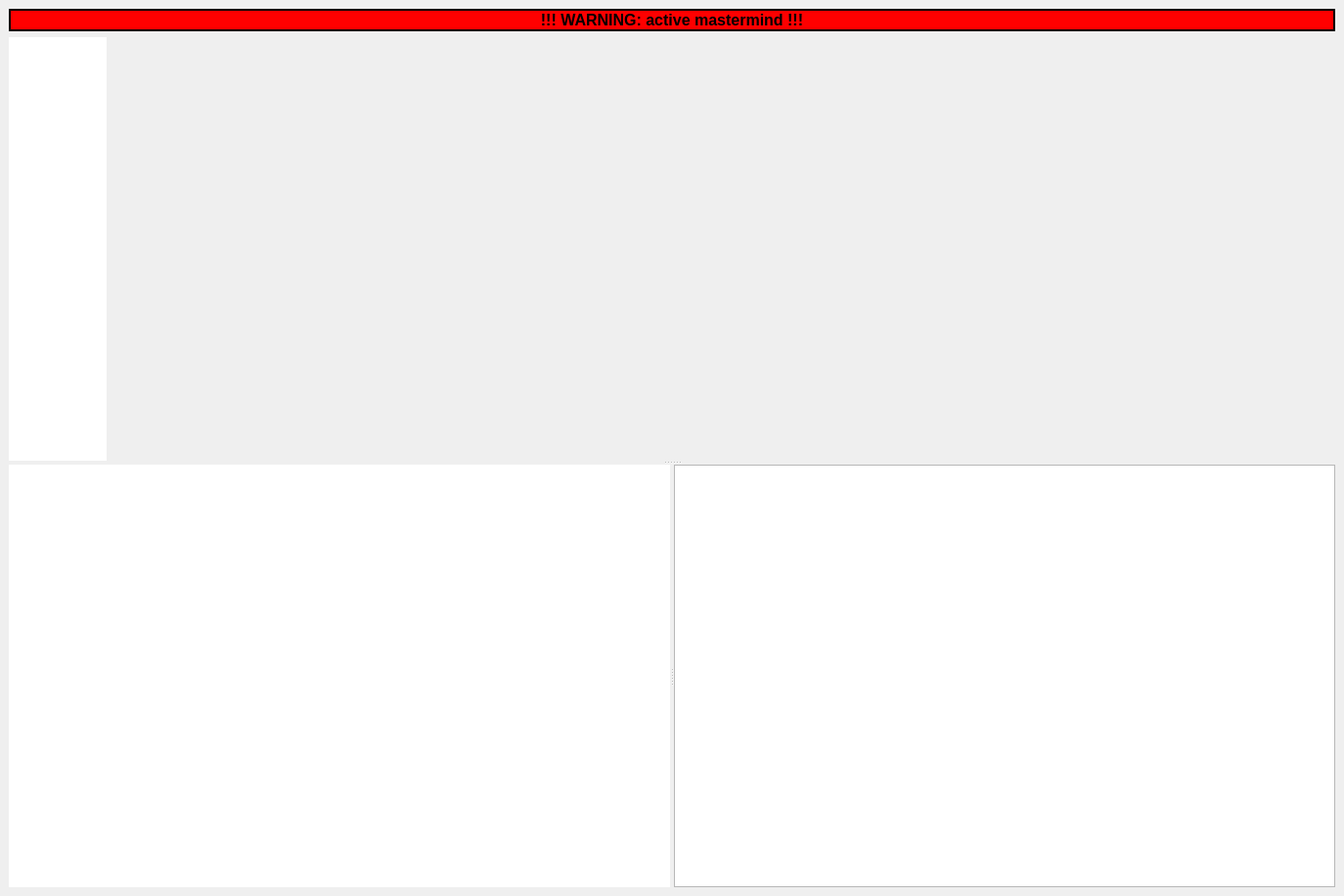
<?xml version="1.0" encoding="UTF-8"?>
<ui version="4.0">
 <class>MainWindow</class>
 <widget class="QMainWindow" name="MainWindow">
  <property name="geometry">
   <rect>
    <x>0</x>
    <y>0</y>
    <width>1374</width>
    <height>916</height>
   </rect>
  </property>
  <property name="windowTitle">
   <string>pyobs GUI</string>
  </property>
  <widget class="QWidget" name="centralwidget">
   <layout class="QVBoxLayout" name="verticalLayout">
    <item>
     <widget class="QLabel" name="labelMastermindWarning">
      <property name="palette">
       <palette>
        <active>
         <colorrole role="WindowText">
          <brush brushstyle="SolidPattern">
           <color alpha="255">
            <red>0</red>
            <green>0</green>
            <blue>0</blue>
           </color>
          </brush>
         </colorrole>
         <colorrole role="Base">
          <brush brushstyle="SolidPattern">
           <color alpha="255">
            <red>35</red>
            <green>38</green>
            <blue>41</blue>
           </color>
          </brush>
         </colorrole>
         <colorrole role="Window">
          <brush brushstyle="SolidPattern">
           <color alpha="255">
            <red>255</red>
            <green>0</green>
            <blue>0</blue>
           </color>
          </brush>
         </colorrole>
        </active>
        <inactive>
         <colorrole role="WindowText">
          <brush brushstyle="SolidPattern">
           <color alpha="255">
            <red>0</red>
            <green>0</green>
            <blue>0</blue>
           </color>
          </brush>
         </colorrole>
         <colorrole role="Base">
          <brush brushstyle="SolidPattern">
           <color alpha="255">
            <red>35</red>
            <green>38</green>
            <blue>41</blue>
           </color>
          </brush>
         </colorrole>
         <colorrole role="Window">
          <brush brushstyle="SolidPattern">
           <color alpha="255">
            <red>255</red>
            <green>0</green>
            <blue>0</blue>
           </color>
          </brush>
         </colorrole>
        </inactive>
        <disabled>
         <colorrole role="WindowText">
          <brush brushstyle="SolidPattern">
           <color alpha="255">
            <red>110</red>
            <green>113</green>
            <blue>117</blue>
           </color>
          </brush>
         </colorrole>
         <colorrole role="Base">
          <brush brushstyle="SolidPattern">
           <color alpha="255">
            <red>255</red>
            <green>0</green>
            <blue>0</blue>
           </color>
          </brush>
         </colorrole>
         <colorrole role="Window">
          <brush brushstyle="SolidPattern">
           <color alpha="255">
            <red>255</red>
            <green>0</green>
            <blue>0</blue>
           </color>
          </brush>
         </colorrole>
        </disabled>
       </palette>
      </property>
      <property name="font">
       <font>
        <pointsize>12</pointsize>
        <weight>75</weight>
        <bold>true</bold>
       </font>
      </property>
      <property name="autoFillBackground">
       <bool>true</bool>
      </property>
      <property name="frameShape">
       <enum>QFrame::Box</enum>
      </property>
      <property name="frameShadow">
       <enum>QFrame::Plain</enum>
      </property>
      <property name="lineWidth">
       <number>2</number>
      </property>
      <property name="text">
       <string>!!! WARNING: active mastermind !!!</string>
      </property>
      <property name="alignment">
       <set>Qt::AlignCenter</set>
      </property>
      <property name="margin">
       <number>0</number>
      </property>
     </widget>
    </item>
    <item>
     <widget class="QSplitter" name="splitterLog">
      <property name="orientation">
       <enum>Qt::Vertical</enum>
      </property>
      <widget class="QWidget" name="layoutWidget">
       <layout class="QHBoxLayout" name="horizontalLayout">
        <item>
         <widget class="QListWidget" name="listPages">
          <property name="sizePolicy">
           <sizepolicy hsizetype="Expanding" vsizetype="Expanding">
            <horstretch>0</horstretch>
            <verstretch>0</verstretch>
           </sizepolicy>
          </property>
          <property name="maximumSize">
           <size>
            <width>100</width>
            <height>16777215</height>
           </size>
          </property>
          <property name="frameShape">
           <enum>QFrame::NoFrame</enum>
          </property>
          <property name="iconSize">
           <size>
            <width>64</width>
            <height>64</height>
           </size>
          </property>
          <property name="viewMode">
           <enum>QListView::IconMode</enum>
          </property>
         </widget>
        </item>
        <item>
         <widget class="QSplitter" name="splitterToolBox">
          <property name="orientation">
           <enum>Qt::Horizontal</enum>
          </property>
          <widget class="QStackedWidget" name="stackedWidget">
           <property name="currentIndex">
            <number>-1</number>
           </property>
          </widget>
         </widget>
        </item>
       </layout>
      </widget>
      <widget class="QSplitter" name="splitterClients">
       <property name="orientation">
        <enum>Qt::Horizontal</enum>
       </property>
       <widget class="QTableView" name="tableLog">
        <property name="frameShape">
         <enum>QFrame::NoFrame</enum>
        </property>
        <property name="editTriggers">
         <set>QAbstractItemView::NoEditTriggers</set>
        </property>
        <property name="selectionMode">
         <enum>QAbstractItemView::SingleSelection</enum>
        </property>
        <property name="selectionBehavior">
         <enum>QAbstractItemView::SelectRows</enum>
        </property>
        <property name="gridStyle">
         <enum>Qt::NoPen</enum>
        </property>
        <property name="sortingEnabled">
         <bool>false</bool>
        </property>
        <attribute name="horizontalHeaderVisible">
         <bool>false</bool>
        </attribute>
        <attribute name="horizontalHeaderStretchLastSection">
         <bool>true</bool>
        </attribute>
        <attribute name="verticalHeaderVisible">
         <bool>false</bool>
        </attribute>
        <attribute name="verticalHeaderMinimumSectionSize">
         <number>20</number>
        </attribute>
        <attribute name="verticalHeaderDefaultSectionSize">
         <number>20</number>
        </attribute>
       </widget>
       <widget class="QListWidget" name="listClients">
        <property name="sizePolicy">
         <sizepolicy hsizetype="Expanding" vsizetype="Expanding">
          <horstretch>0</horstretch>
          <verstretch>0</verstretch>
         </sizepolicy>
        </property>
        <property name="editTriggers">
         <set>QAbstractItemView::NoEditTriggers</set>
        </property>
        <property name="selectionMode">
         <enum>QAbstractItemView::NoSelection</enum>
        </property>
       </widget>
      </widget>
     </widget>
    </item>
   </layout>
  </widget>
 </widget>
 <resources>
  <include location="resources.qrc"/>
 </resources>
 <connections/>
</ui>
